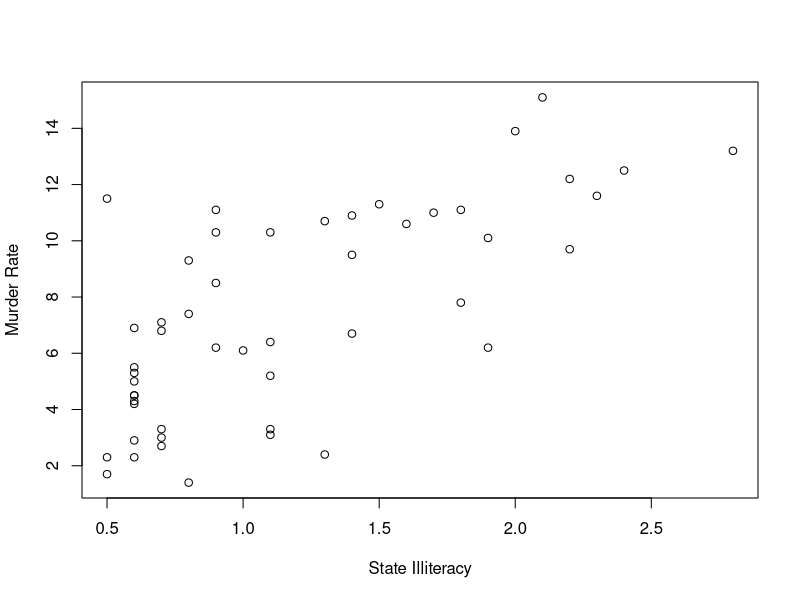
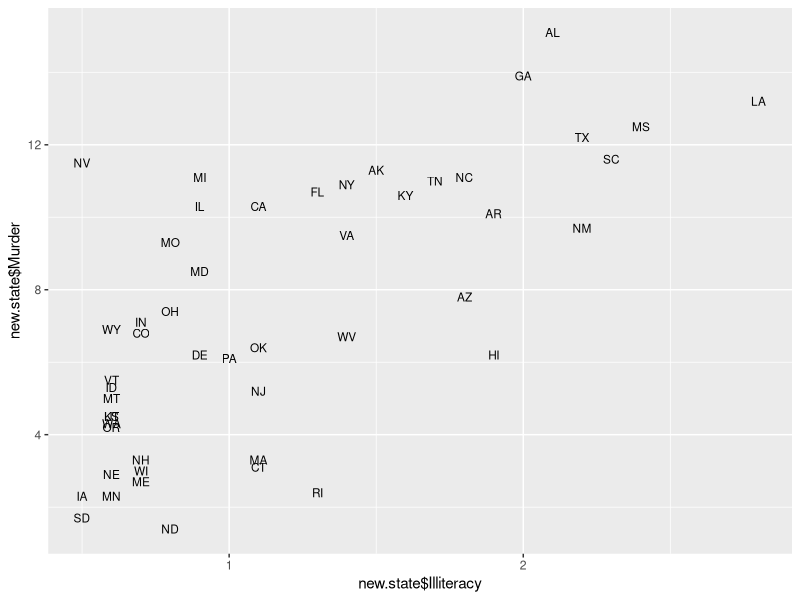

These figures' R source, in order:
## ---- chunk 1
knitr::opts_chunk$set(echo = TRUE)
library(ggplot2)
## ---- chunk 2
data(state)
head(state.x77)
## ---- chunk 3
ls.str()
## ---- chunk 4
class(state.x77)
## ---- chunk 5
new.state <- data.frame(state.x77)
## ---- chunk 6
attach(new.state)
## ---- chunk 7
mean(new.state$Illiteracy)
sd(new.state$Illiteracy)
## ---- chunk 8
new.state$Illiteracy[new.state$Illiteracy > median(new.state$Illiteracy)]
new.state$Murder[new.state$Murder > median(new.state$Murder)]
## ---- chunk 9
plot(new.state$Illiteracy, new.state$Murder, xlab="State Illiteracy", ylab="Murder Rate")
## ---- chunk 10
ggplot(new.state, aes(x=new.state$Illiteracy, y=new.state$Murder)) + geom_text(aes(label=state.abb),size=3)
## ---- chunk 11
is.min <- function(a) a==min(a)
mins <- function(a) which(is.min(a))
mins(new.state$Illiteracy)
